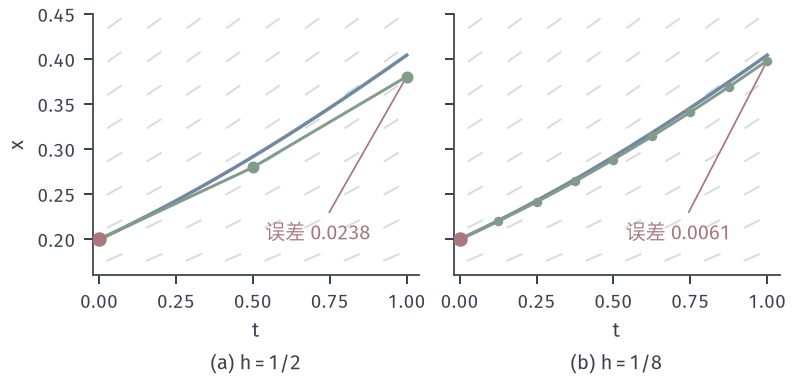

Source code (Python):
from pathlib import Path
import sys
sys.path.insert(0, str(Path(__file__).resolve().parents[1]/"odenum-common"))
from odenum_common import *

# Target: Euler polygon following the direction field for two step sizes.
fig, ax = figure(width_mm=112, height_mm=54, ncols=2, sharey=True)
t = np.linspace(0, 1, 300)
for a, (h, n) in zip(ax, ((.5, 2), (.125, 8))):
    direction_field(a, f, np.linspace(.05, .95, 8), np.linspace(.18, .44, 8), .055, .28)
    a.plot(t, exact(t), color=BLUE, lw=1.4, zorder=3)
    xs = integrate(euler_step, f, h, n); tg = h*np.arange(n+1)
    a.plot(tg, xs, color=GREEN, lw=1.2, zorder=4)
    a.plot(tg, xs, 'o', color=GREEN, ms=3.8 if n < 5 else 2.8, zorder=5)
    a.plot([0], [X0], 'o', color=RED, ms=4.8, zorder=6)
    a.set_xlabel(r'$t$'); a.set_xlim(-.02, 1.04); a.set_ylim(.16, .45)
    a.annotate(f'误差 {abs(xs[-1]-float(exact(1.0))):.4f}', xy=(1, xs[-1]), xytext=(.54, .2), color=RED, arrowprops=dict(arrowstyle='-', color=RED, lw=.7))
ax[0].set_ylabel(r'$x$')
panel(ax[0], r'(a) $h=1/2$', -.3); panel(ax[1], r'(b) $h=1/8$', -.3)
save(fig, Path(__file__).resolve().parent, 'figure', {'formula': 'x=x(1-x)'})
